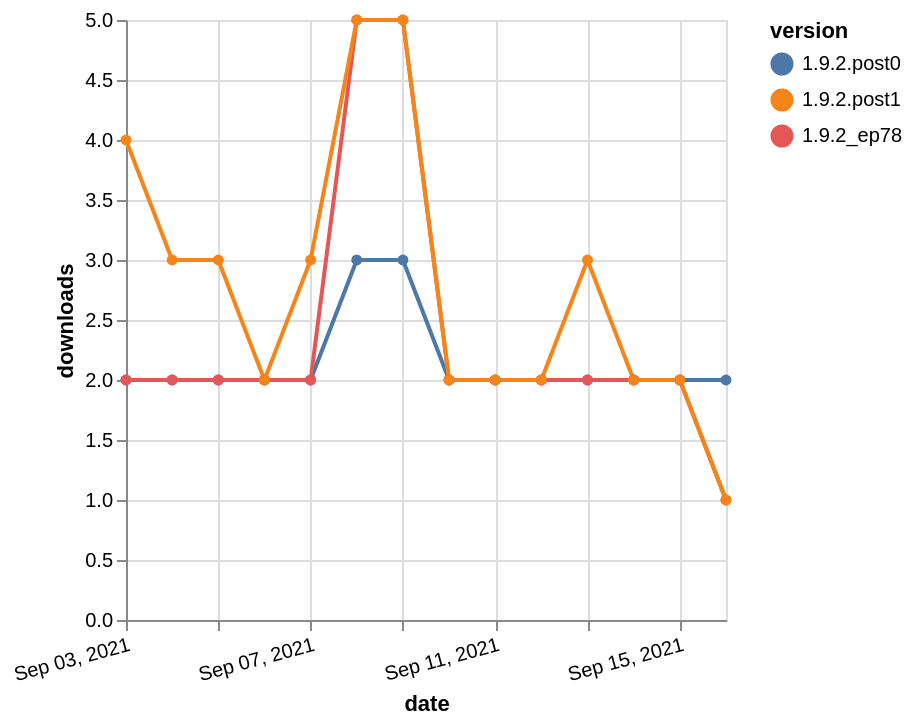

Specify this chart in Vega-Lite:
### Vega-Lite specification from a JSON file in a GitHub repository (floating-point values rounded to 4 significant figures)
{"$schema": "https://vega.github.io/schema/vega-lite/v5.json", "description": "A simple bar chart with embedded data.", "data": {"values": [{"date": "2021-09-03", "total": 2467, "delta": 2, "version": "1.9.2.post0"}, {"date": "2021-09-04", "total": 2469, "delta": 2, "version": "1.9.2.post0"}, {"date": "2021-09-05", "total": 2471, "delta": 2, "version": "1.9.2.post0"}, {"date": "2021-09-06", "total": 2473, "delta": 2, "version": "1.9.2.post0"}, {"date": "2021-09-07", "total": 2475, "delta": 2, "version": "1.9.2.post0"}, {"date": "2021-09-08", "total": 2478, "delta": 3, "version": "1.9.2.post0"}, {"date": "2021-09-09", "total": 2481, "delta": 3, "version": "1.9.2.post0"}, {"date": "2021-09-10", "total": 2483, "delta": 2, "version": "1.9.2.post0"}, {"date": "2021-09-11", "total": 2485, "delta": 2, "version": "1.9.2.post0"}, {"date": "2021-09-12", "total": 2487, "delta": 2, "version": "1.9.2.post0"}, {"date": "2021-09-13", "total": 2489, "delta": 2, "version": "1.9.2.post0"}, {"date": "2021-09-14", "total": 2491, "delta": 2, "version": "1.9.2.post0"}, {"date": "2021-09-15", "total": 2493, "delta": 2, "version": "1.9.2.post0"}, {"date": "2021-09-16", "total": 2495, "delta": 2, "version": "1.9.2.post0"}, {"date": "2021-09-03", "total": 3251, "delta": 2, "version": "1.9.2_ep78"}, {"date": "2021-09-04", "total": 3253, "delta": 2, "version": "1.9.2_ep78"}, {"date": "2021-09-05", "total": 3255, "delta": 2, "version": "1.9.2_ep78"}, {"date": "2021-09-06", "total": 3257, "delta": 2, "version": "1.9.2_ep78"}, {"date": "2021-09-07", "total": 3259, "delta": 2, "version": "1.9.2_ep78"}, {"date": "2021-09-08", "total": 3264, "delta": 5, "version": "1.9.2_ep78"}, {"date": "2021-09-09", "total": 3269, "delta": 5, "version": "1.9.2_ep78"}, {"date": "2021-09-10", "total": 3271, "delta": 2, "version": "1.9.2_ep78"}, {"date": "2021-09-11", "total": 3273, "delta": 2, "version": "1.9.2_ep78"}, {"date": "2021-09-12", "total": 3275, "delta": 2, "version": "1.9.2_ep78"}, {"date": "2021-09-13", "total": 3277, "delta": 2, "version": "1.9.2_ep78"}, {"date": "2021-09-14", "total": 3279, "delta": 2, "version": "1.9.2_ep78"}, {"date": "2021-09-15", "total": 3281, "delta": 2, "version": "1.9.2_ep78"}, {"date": "2021-09-16", "total": 3282, "delta": 1, "version": "1.9.2_ep78"}, {"date": "2021-09-03", "total": 1979, "delta": 4, "version": "1.9.2.post1"}, {"date": "2021-09-04", "total": 1982, "delta": 3, "version": "1.9.2.post1"}, {"date": "2021-09-05", "total": 1985, "delta": 3, "version": "1.9.2.post1"}, {"date": "2021-09-06", "total": 1987, "delta": 2, "version": "1.9.2.post1"}, {"date": "2021-09-07", "total": 1990, "delta": 3, "version": "1.9.2.post1"}, {"date": "2021-09-08", "total": 1995, "delta": 5, "version": "1.9.2.post1"}, {"date": "2021-09-09", "total": 2000, "delta": 5, "version": "1.9.2.post1"}, {"date": "2021-09-10", "total": 2002, "delta": 2, "version": "1.9.2.post1"}, {"date": "2021-09-11", "total": 2004, "delta": 2, "version": "1.9.2.post1"}, {"date": "2021-09-12", "total": 2006, "delta": 2, "version": "1.9.2.post1"}, {"date": "2021-09-13", "total": 2009, "delta": 3, "version": "1.9.2.post1"}, {"date": "2021-09-14", "total": 2011, "delta": 2, "version": "1.9.2.post1"}, {"date": "2021-09-15", "total": 2013, "delta": 2, "version": "1.9.2.post1"}, {"date": "2021-09-16", "total": 2014, "delta": 1, "version": "1.9.2.post1"}]}, "width": "container", "mark": {"type": "line", "point": {"filled": true}}, "encoding": {"x": {"field": "date", "type": "temporal", "timeUnit": "yearmonthdate", "title": "date", "axis": {"labelAngle": -15}}, "y": {"field": "delta", "type": "quantitative", "title": "downloads"}, "color": {"field": "version", "type": "nominal"}, "tooltip": {"field": "delta"}}}
